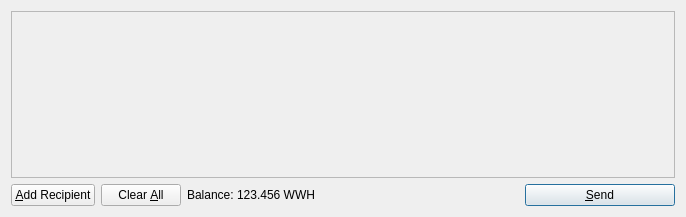
<?xml version="1.0" encoding="UTF-8"?>
<ui version="4.0">
 <class>SendCoinsDialog</class>
 <widget class="QDialog" name="SendCoinsDialog">
  <property name="geometry">
   <rect>
    <x>0</x>
    <y>0</y>
    <width>686</width>
    <height>217</height>
   </rect>
  </property>
  <property name="windowTitle">
   <string>Send Coins</string>
  </property>
  <layout class="QVBoxLayout" name="verticalLayout">
   <item>
    <widget class="QScrollArea" name="scrollArea">
     <property name="widgetResizable">
      <bool>true</bool>
     </property>
     <widget class="QWidget" name="scrollAreaWidgetContents">
      <property name="geometry">
       <rect>
        <x>0</x>
        <y>0</y>
        <width>666</width>
        <height>165</height>
       </rect>
      </property>
      <layout class="QVBoxLayout" name="verticalLayout_2">
       <property name="margin">
        <number>0</number>
       </property>
       <item>
        <layout class="QVBoxLayout" name="entries">
         <property name="spacing">
          <number>6</number>
         </property>
        </layout>
       </item>
       <item>
        <spacer name="verticalSpacer">
         <property name="orientation">
          <enum>Qt::Vertical</enum>
         </property>
         <property name="sizeHint" stdset="0">
          <size>
           <width>20</width>
           <height>40</height>
          </size>
         </property>
        </spacer>
       </item>
      </layout>
     </widget>
    </widget>
   </item>
   <item>
    <layout class="QHBoxLayout" name="horizontalLayout">
     <item>
      <widget class="QPushButton" name="addButton">
       <property name="toolTip">
        <string>Send to multiple recipients at once</string>
       </property>
       <property name="text">
        <string>&amp;Add Recipient</string>
       </property>
       <property name="icon">
        <iconset resource="../bitcoin.qrc">
         <normaloff>:/icons/add</normaloff>:/icons/add</iconset>
       </property>
       <property name="autoDefault">
        <bool>false</bool>
       </property>
      </widget>
     </item>
     <item>
      <widget class="QPushButton" name="clearButton">
       <property name="sizePolicy">
        <sizepolicy hsizetype="Minimum" vsizetype="Fixed">
         <horstretch>0</horstretch>
         <verstretch>0</verstretch>
        </sizepolicy>
       </property>
       <property name="toolTip">
        <string>Remove all transaction fields</string>
       </property>
       <property name="text">
        <string>Clear &amp;All</string>
       </property>
       <property name="icon">
        <iconset resource="../bitcoin.qrc">
         <normaloff>:/icons/remove</normaloff>:/icons/remove</iconset>
       </property>
       <property name="autoRepeatDelay">
        <number>300</number>
       </property>
       <property name="autoDefault">
        <bool>false</bool>
       </property>
      </widget>
     </item>
     <item>
      <layout class="QHBoxLayout" name="horizontalLayout_2">
       <property name="spacing">
        <number>3</number>
       </property>
       <item>
        <widget class="QLabel" name="label">
         <property name="text">
          <string>Balance:</string>
         </property>
        </widget>
       </item>
       <item>
        <widget class="QLabel" name="labelBalance">
         <property name="cursor">
          <cursorShape>IBeamCursor</cursorShape>
         </property>
         <property name="text">
          <string>123.456 WWH</string>
         </property>
         <property name="textInteractionFlags">
          <set>Qt::LinksAccessibleByMouse|Qt::TextSelectableByKeyboard|Qt::TextSelectableByMouse</set>
         </property>
        </widget>
       </item>
      </layout>
     </item>
     <item>
      <spacer name="horizontalSpacer">
       <property name="orientation">
        <enum>Qt::Horizontal</enum>
       </property>
       <property name="sizeHint" stdset="0">
        <size>
         <width>40</width>
         <height>20</height>
        </size>
       </property>
      </spacer>
     </item>
     <item>
      <widget class="QPushButton" name="sendButton">
       <property name="minimumSize">
        <size>
         <width>150</width>
         <height>0</height>
        </size>
       </property>
       <property name="toolTip">
        <string>Confirm the send action</string>
       </property>
       <property name="text">
        <string>&amp;Send</string>
       </property>
       <property name="icon">
        <iconset resource="../bitcoin.qrc">
         <normaloff>:/icons/send</normaloff>:/icons/send</iconset>
       </property>
       <property name="default">
        <bool>true</bool>
       </property>
      </widget>
     </item>
    </layout>
   </item>
  </layout>
 </widget>
 <resources>
  <include location="../bitcoin.qrc"/>
 </resources>
 <connections/>
</ui>
